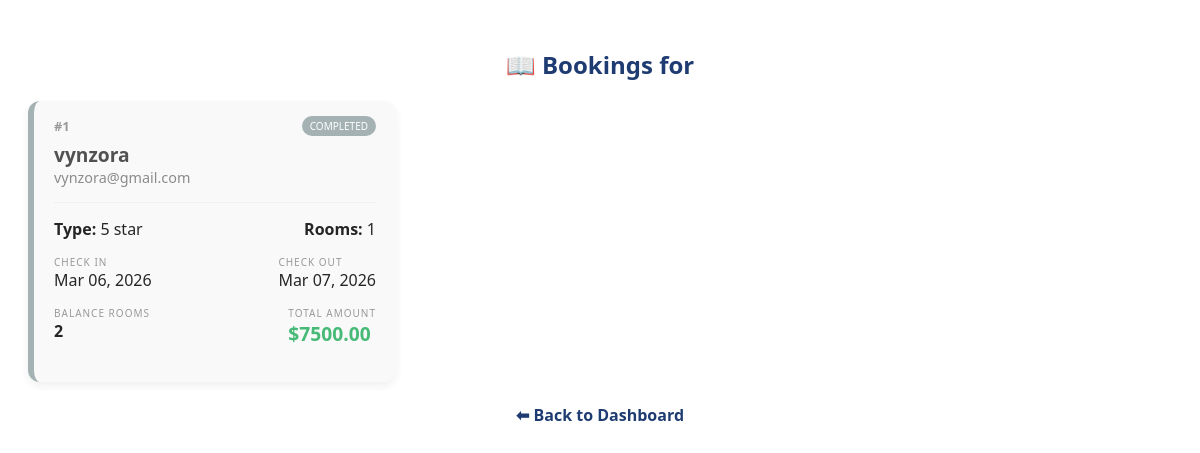
Page /hotel/dashboard/bookings/ (signed in) on the committed database.
### stay/models.py (models this page shows, shortened)
class Hotelbooking(models.Model):
    ROOM_CHOICES = (
        ('Normal', 'Normal'),
        ('2 star', '2 star'),
        ('5 star', '5 star'),
        ('delux', 'delux'),
    )
    user = models.ForeignKey(User, on_delete=models.CASCADE, related_name='bookings')
    hotel=models.ForeignKey(Hotel,on_delete=models.CASCADE,default=1)
    rooms=models.ForeignKey(Room,on_delete=models.CASCADE,default=1)
    assigned_room = models.ForeignKey(RoomNumber, on_delete=models.SET_NULL, null=True)
    room_type=models.CharField(max_length=100, choices=ROOM_CHOICES , default='Normal')
    name =models.CharField(max_length=100)
    email = models.EmailField()
    count = models.IntegerField()
    check_in = models.DateField()
    check_out = models.DateField()
    is_available =models.BooleanField(default=True)
    balance_rooms=models.IntegerField(default=0)
    total_amount=models.DecimalField (max_digits=10,decimal_places=2,default=0)

### stay/views.py (the view)
# urls.py: path('hotel/dashboard/bookings/',hotel_bookings_dashboard, name='hotel_bookings_dashboard'),
def hotel_bookings_dashboard(request):
    hotel_id = request.session.get('hotel_id')
    if not hotel_id:
        return redirect('hotels_login')
    bookings = Hotelbooking.objects.filter(hotel_id=hotel_id)
    return render(request, 'hotel_booking_dashboard.html', {
        'bookings': bookings
    })

### templates/hotel_booking_dashboard.html (shortened to what this page needs)
<div class="container" style="padding: 20px; font-family: 'Segoe UI', sans-serif;">
    <h2 style="text-align: center; color: #1e3c72;">📖 Bookings for {{ hotel.name }}</h2>
    <div class="booking-grid">
        {% now "Y-m-d" as today_str %}
        {% for booking in bookings %}
        <div class="booking-card {% if booking.check_out|date:'Y-m-d' < today_str %}expired{% endif %}">
            <div class="card-header">
                <span class="booking-id">#{{ booking.id }}</span>
                <span class="status-badge">
                    {% if booking.check_out|date:'Y-m-d' < today_str %}
                        Completed
                    {% else %}
                        Active
                    {% endif %}
                </span>
            </div>
            <div class="card-body">
                <div class="guest-name">{{ booking.name }}</div>
                <div class="guest-email">{{ booking.email }}</div>
                <hr>
                <div class="details-row">
                    <span><strong>Type:</strong> {{ booking.room_type }}</span>
                    <span><strong>Rooms:</strong> {{ booking.count }}</span>
                </div>
                <div class="date-row">
                    <div class="date-box">
                        <small>Check In</small>
                        <div>{{ booking.check_in|date:"M d, Y" }}</div>
                    </div>
                    <div class="date-box">
                        <small>Check Out</small>
                        <div>{{ booking.check_out|date:"M d, Y" }}</div>
                    </div>
                </div>
                <div class="financial-row">
                    <div>
                        <small>Balance Rooms</small>
                        <div class="val">{{ booking.balance_rooms }}</div>
                    </div>
                    <div>
                        <small>Total Amount</small>
                        <div class="val" style="color: #27ae60; font-size: 1.2rem;">${{ booking.total_amount }}</div>
                    </div>
                </div>
            </div>
        </div>
        {% empty %}
        <p style="text-align: center; width: 100%;">No bookings found for this hotel.</p>
        {% endfor %}
    </div>
    <br>
    <div style="text-align: center;">
        <a href="{% url 'hotel_dashboard' %}" style="text-decoration: none; color: #1e3c72; font-weight: bold;">
            ⬅ Back to Dashboard
        </a>
    </div>
</div>

### templates/hotel_booking_dashboard.html (style rules this page uses)
.booking-grid { display: grid; grid-template-columns: repeat(auto-fill, minmax(300px, 1fr)); gap: 20px; max-width: 1200px; margin: auto; }
.booking-card { background: white; border-radius: 12px; box-shadow: 0 4px 10px rgba(0,0,0,0.08); border-left: 6px solid #1e3c72; transition: 0.3s; }
.booking-card.expired { border-left: 6px solid #95a5a6; background-color: #f9f9f9; opacity: 0.85; }
.booking-card.expired .status-badge { background: #95a5a6; }
.card-header { padding: 15px 20px 5px; display: flex; justify-content: space-between; align-items: center; }
.booking-id { font-size: 0.8rem; color: #888; font-weight: bold; }
.status-badge { background: #1e3c72; color: white; font-size: 10px; padding: 3px 8px; border-radius: 20px; text-transform: uppercase; }
.card-body { padding: 0 20px 20px; }
.guest-name { font-size: 1.2rem; font-weight: bold; color: #333; }
.guest-email { font-size: 0.9rem; color: #777; margin-bottom: 10px; }
.details-row, .date-row, .financial-row { display: flex; justify-content: space-between; margin: 15px 0; }
.date-box small, .financial-row small { display: block; color: #888; text-transform: uppercase; font-size: 10px; letter-spacing: 1px; }
.val { font-weight: bold; }
hr { border: 0; border-top: 1px solid #eee; margin: 15px 0; }

### rows in the picture
Hotelbooking: id "1", shows "COMPLETED", name "vynzora", email "vynzora@gmail.com", room_type "5 star", count "1", check_in "Mar 06, 2026", check_out "Mar 07, 2026", balance_rooms "2", total_amount "7500.00"
